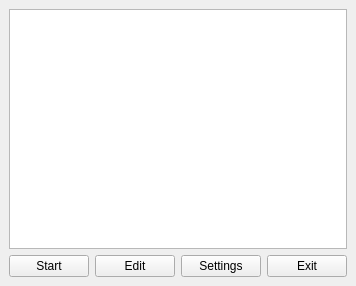
<?xml version="1.0" encoding="UTF-8"?>
<ui version="4.0">
 <class>BoxManager::MainWindow</class>
 <widget class="QMainWindow" name="BoxManager::MainWindow">
  <property name="geometry">
   <rect>
    <x>0</x>
    <y>0</y>
    <width>320</width>
    <height>240</height>
   </rect>
  </property>
  <property name="windowTitle">
   <string>MainWindow</string>
  </property>
  <widget class="QWidget" name="centralwidget">
   <layout class="QVBoxLayout" name="verticalLayout">
    <item>
     <widget class="QListView" name="MachineList">
      <property name="minimumSize">
       <size>
        <width>320</width>
        <height>240</height>
       </size>
      </property>
      <property name="frameShadow">
       <enum>QFrame::Sunken</enum>
      </property>
      <property name="autoScrollMargin">
       <number>16</number>
      </property>
     </widget>
    </item>
    <item>
     <layout class="QHBoxLayout" name="horizontalLayout">
      <item>
       <widget class="QPushButton" name="StartButton">
        <property name="text">
         <string>Start</string>
        </property>
       </widget>
      </item>
      <item>
       <widget class="QPushButton" name="EditButton">
        <property name="text">
         <string>Edit</string>
        </property>
       </widget>
      </item>
      <item>
       <widget class="QPushButton" name="SettingsButton">
        <property name="text">
         <string>Settings</string>
        </property>
       </widget>
      </item>
      <item>
       <widget class="QPushButton" name="ExitButton">
        <property name="text">
         <string>Exit</string>
        </property>
       </widget>
      </item>
     </layout>
    </item>
   </layout>
  </widget>
  <action name="actionNew_Machine">
   <property name="text">
    <string>New Machine...</string>
   </property>
  </action>
  <action name="actionExit">
   <property name="text">
    <string>Exit</string>
   </property>
  </action>
  <action name="actionStart_Machine">
   <property name="text">
    <string>Start Machine...</string>
   </property>
  </action>
 </widget>
 <resources/>
 <connections/>
</ui>
